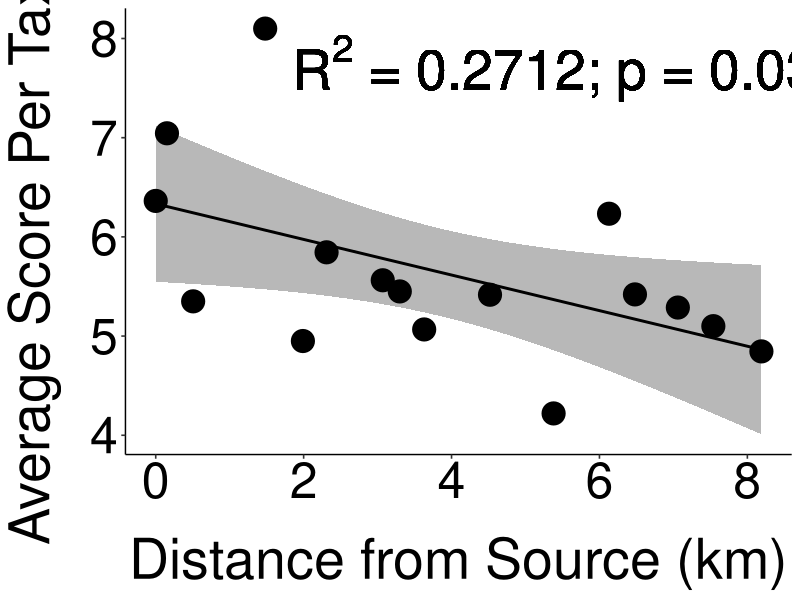
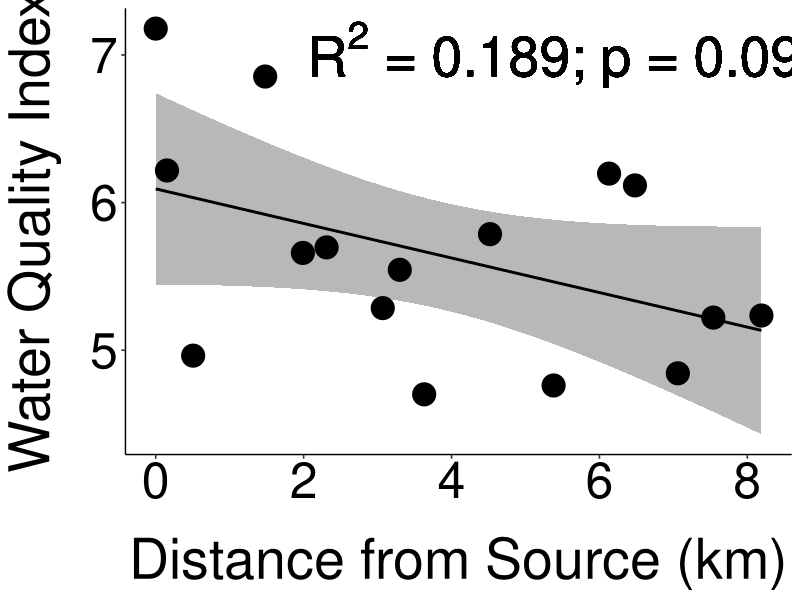
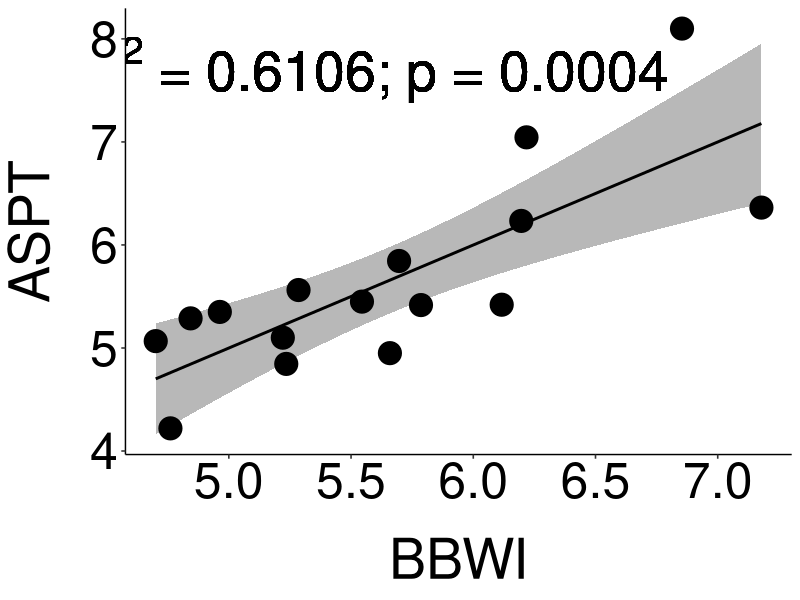
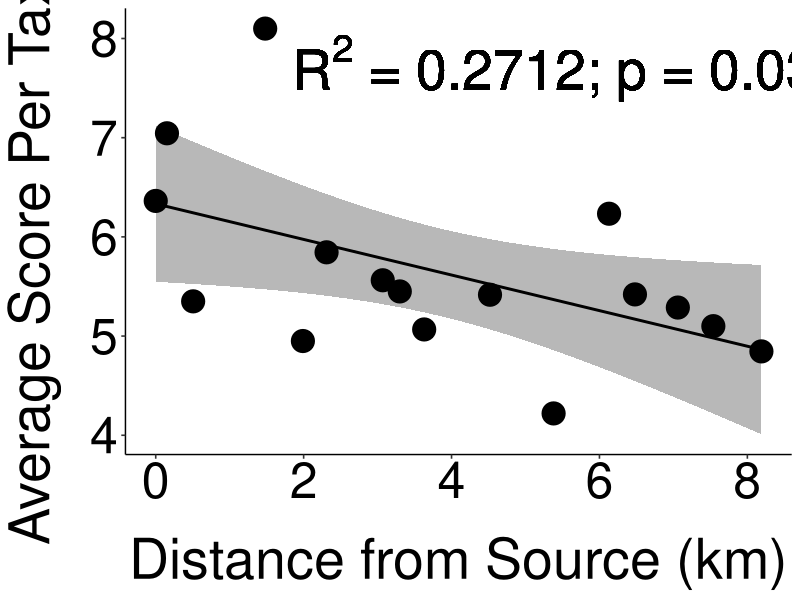
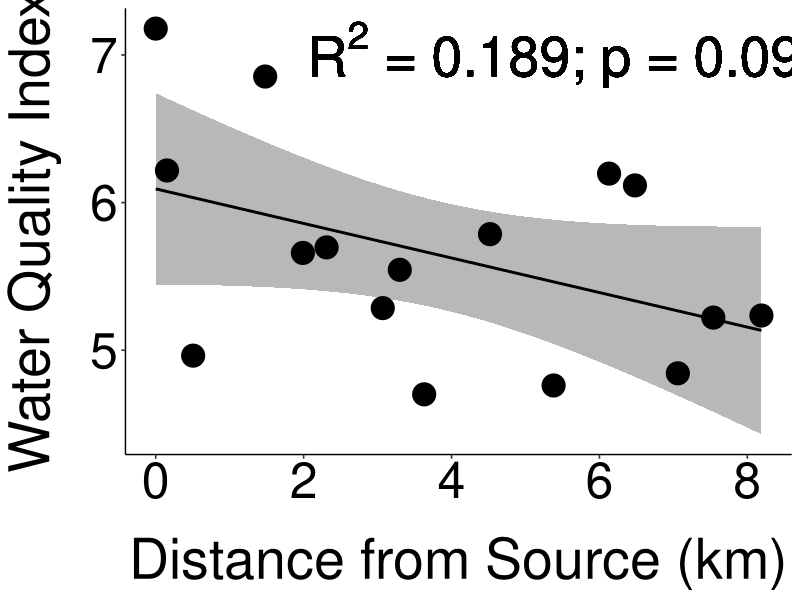
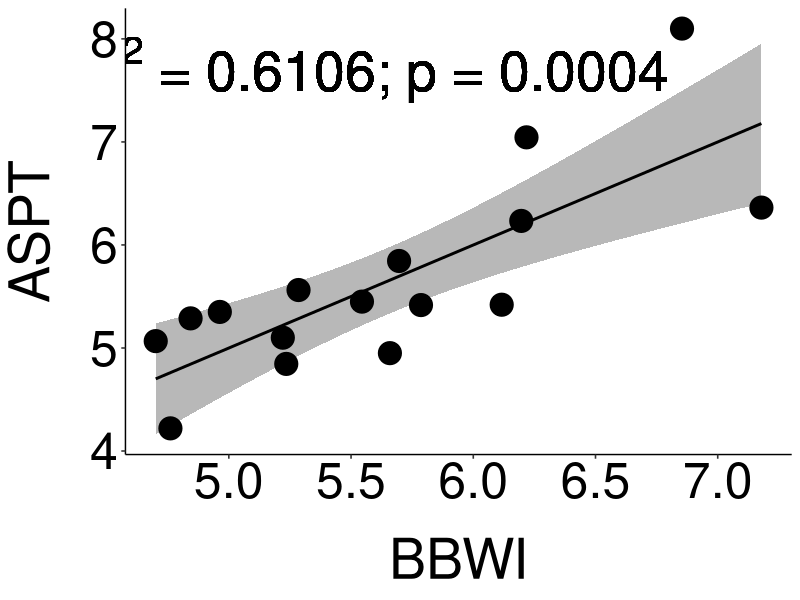

R code for these plots, in order:
# EES Field Course - Group 1 - Freshwater Invertebrates and Water Quality
# Sophie Rose, s1739832@sms.ed.ac.uk; Emma Gemal, s1758915@sms.ed.ac.uk
# Last edited: 14/9/2020



## Library ----
library(tidyverse)
library(ggplot2)
library(ggpubr)
library(ggsci)


# loading the data
wq_data <- read.csv("Data/alldata.csv")
wq_data <- wq_data %>% 
              slice(-c(17:27))


## Plotting water quality with distance ----
# determining the statistics to be displayed on the ASPT vs distance plot 
ASPT_stats <- lm(ASPT ~ distance_source_km,
                data = wq_data)
summary(ASPT_stats)
# p-value = 0.03859
# R-squared = 0.2712

# creating the plot of ASPT vs distance 
(wq_plot <- ggplot(wq_data, aes(x = distance_source_km, y = ASPT)) +
              labs(
                x = "Distance from Source (km)",
                y = "Average Score Per Taxon"
              ) +
              stat_smooth(method = "lm", color = "black", alpha = 0.7) +
              geom_point(size = 7.5) +
              geom_text(x = 5.6, y = 7.7, label = expression(paste("R"^2, " = 0.2712; p = 0.039")), 
                        parse = TRUE, fontface = "italic", size = 14) +
              theme_pubr() +
              theme(axis.text = element_text(size = 36),
                    axis.title = element_text(size = 40),
                    axis.title.x = element_text(margin = margin(t = 20)),
                    axis.title.y = element_text(margin = margin(r = 20))))

ggsave(file = "ASPTdist_plot_r2.png", width = 14, height = 14, units = c("in"), path = "Figures")


# determining the statistics to be displayed on the BBWI vs distance plot 
BBWI_stats <- lm(WQ ~ distance_source_km,
                data = wq_data)
summary(BBWI_stats)
# p-value = 0.09241
# R-squared = 0.189

# creating the plot of our water quality index (BBWI) vs. distance from source
(wq_plot2 <- ggplot(wq_data, aes(x = distance_source_km, y = WQ)) +
                labs(
                      x = "Distance from Source (km)",
                      y = "Water Quality Index"
                    ) +
                stat_smooth(method = "lm", color = "black", alpha = 0.7) +
                geom_point(size = 7.5) +
                geom_text(x = 5.6, y = 7, label = expression(paste("R"^2, " = 0.189; p = 0.092")),
                          parse = TRUE, fontface = "italic", size = 14) +
                theme_pubr() +
                theme(axis.text = element_text(size = 36),
                      axis.title = element_text(size = 40),
                      axis.title.x = element_text(margin = margin(t = 20)),
                      axis.title.y = element_text(margin = margin(r = 20))))

ggsave(file = "BBWIdist_plot.png", width = 14, height = 14, units = c("in"), path = "Figures")





## Plotting relationship between lm vs. ASPT ----
# comparison of our water quality index (BBWI) and ASPT
index_stats <- lm(WQ ~ ASPT,
                  data = wq_data)
summary(index_stats)
# p-value = 0.00035
# R-squared = 0.6106

# plotting the index comparison
(wq_aspt_plot <- ggplot(wq_data, aes(x = WQ, y = ASPT)) +
                   labs(
                     x = "BBWI",
                     y = "ASPT"
                   ) +
                   stat_smooth(method = "lm", color = "black", alpha = 0.7) +
                   geom_point(size = 7.5) +
                   geom_text(x = 5.6, y = 7.7, label = expression(paste("R"^2, " = 0.6106; p = 0.0004")),
                             parse = TRUE, fontface = "italic", size = 14) +
                   theme_pubr() +
                   theme(axis.text = element_text(size = 36),
                         axis.title = element_text(size = 40),
                         axis.title.x = element_text(margin = margin(t = 20)),
                         axis.title.y = element_text(margin = margin(r = 20))))

ggsave(file = "ASPT_BBWI_plot_r2.png", width = 14, height = 14, units = c("in"), path = "Figures")
